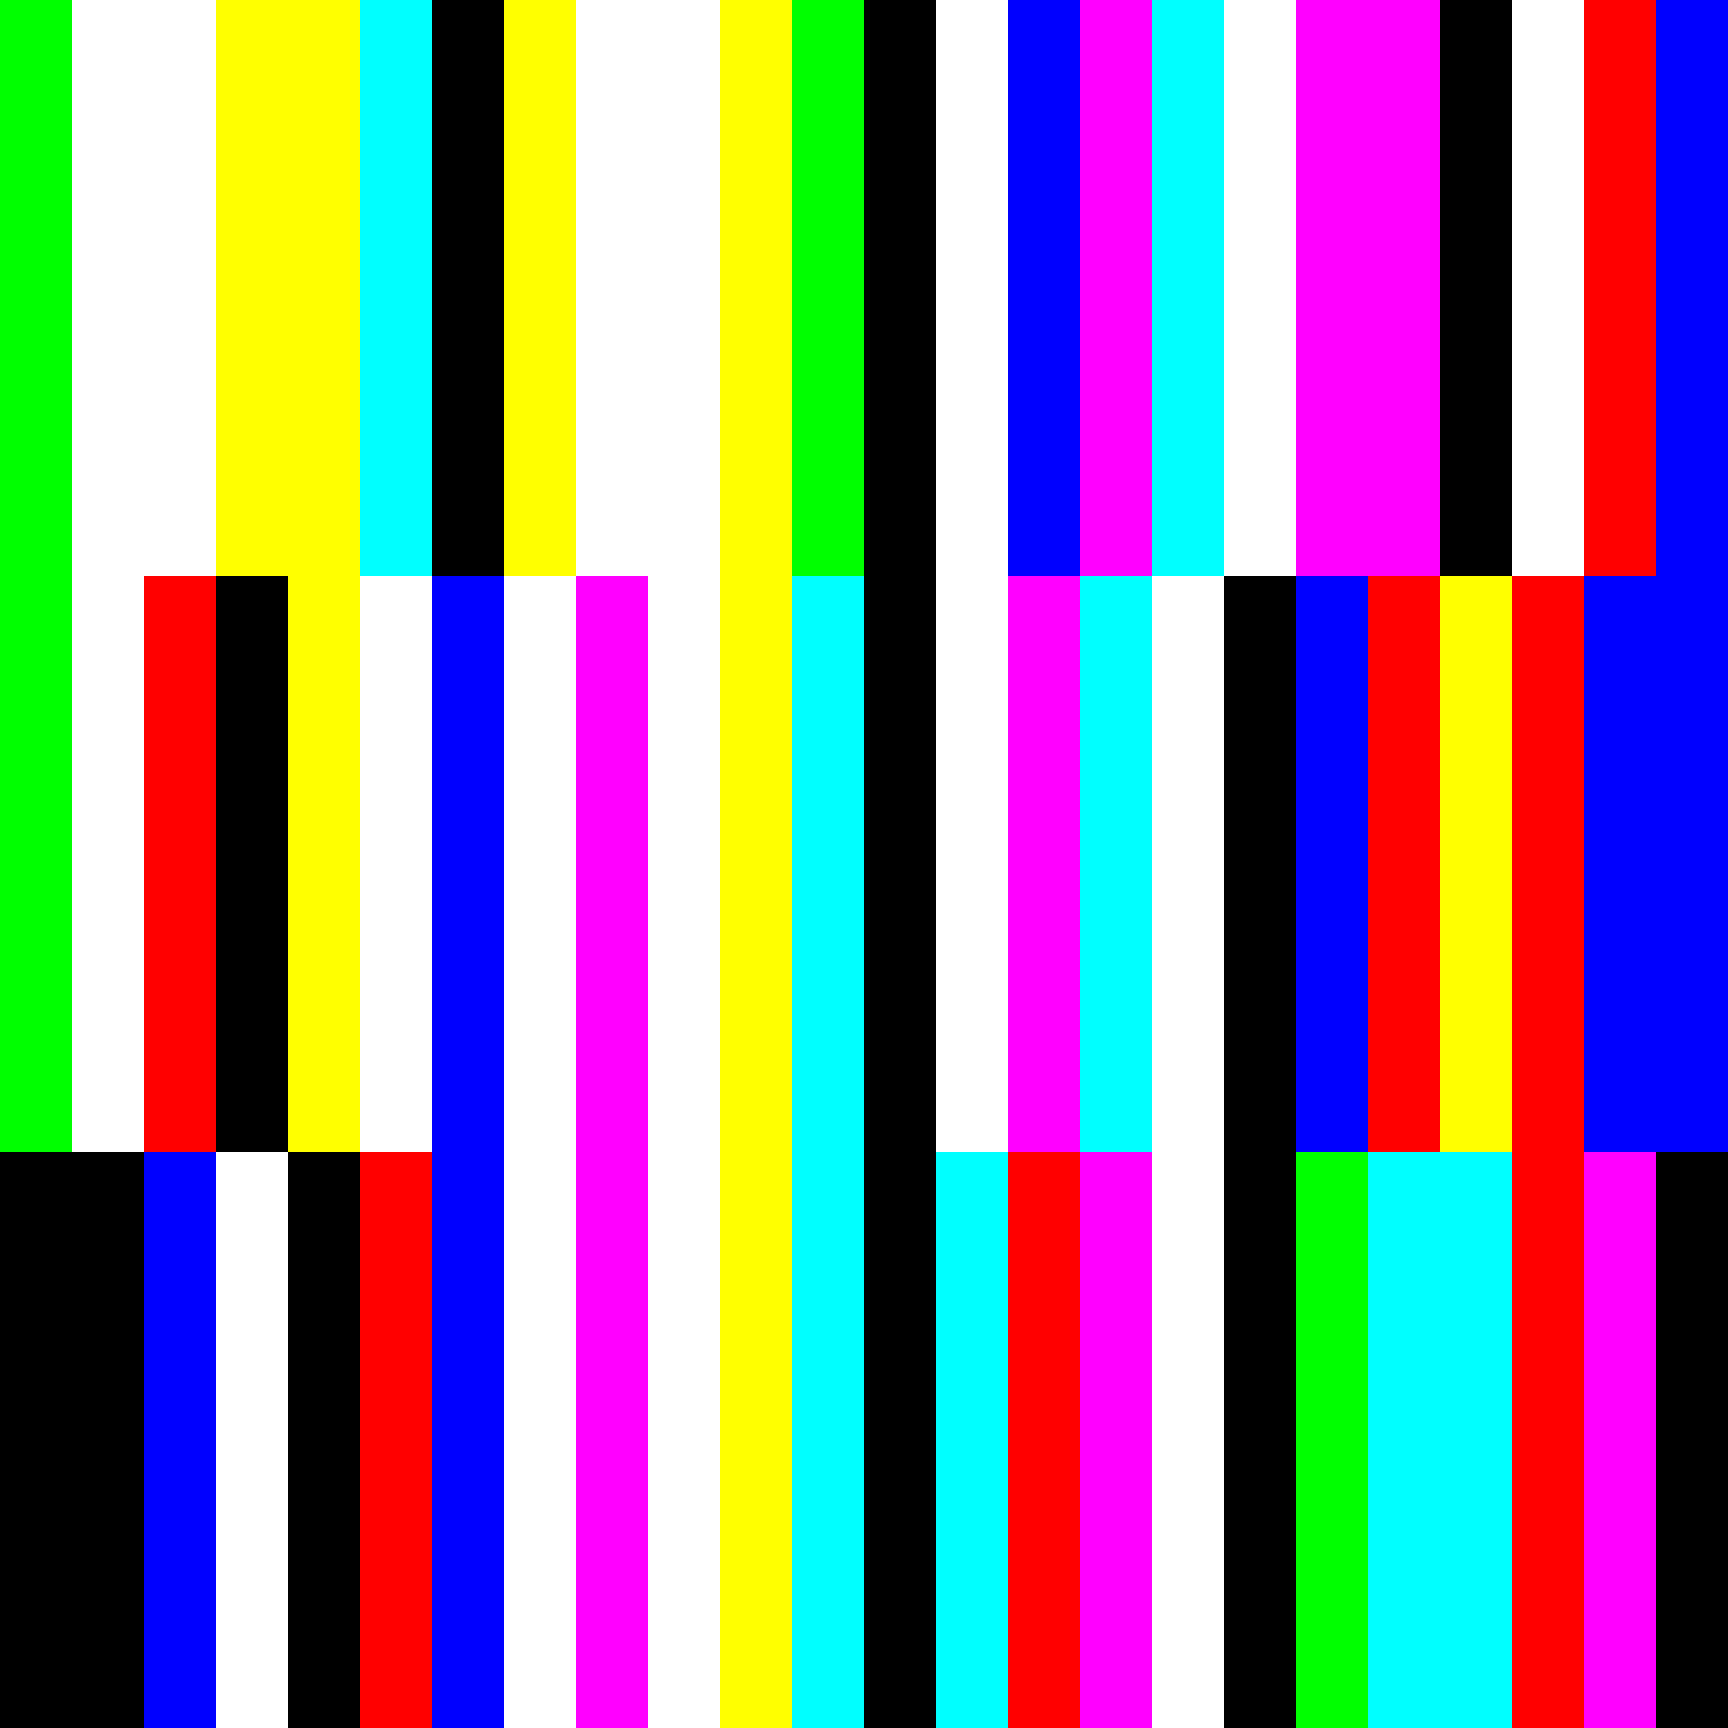

The script that saved this image:
import random

from PIL import Image, ImageDraw, ImageFont

width = 9 * 8
rand = random.SystemRandom(0)

arr = [rand.choice([0, 1]) for _ in range(width)]


def n3transform(data):
    transform = {
        "000": [0, 0, 0],
        "001": [1, 0, 1],
        "010": [1, 0, 0],
        "011": [1, 1, 1],
        "100": [0, 0, 1],
        "101": [1, 1, 0],
        "110": [0, 1, 0],
        "111": [0, 1, 1],
    }
    output = data[:]
    for i in range(0, len(data), 3):
        output[i] = transform[
            str(data[i]) + str(data[i + 1]) + str(data[i + 2])
            ][0]
        output[i + 1] = transform[
            str(data[i]) + str(data[i + 1]) + str(data[i + 2])
            ][1]
        output[i + 2] = transform[
            str(data[i]) + str(data[i + 1]) + str(data[i + 2])
            ][2]
    return output
dataset = []
print(arr)
for j in range(3):
    data = n3transform(arr[:])
    print(data)
    data1, data2, data3 = [], [], []
    for i in range(0, len(data), 3):
        data1.append(data[i])
        data2.append(data[i + 1])
        data3.append(data[i + 2])
    arr = [arr[-1]] + arr[:-1]
    dataset.append(data1 + data2 + data3)
frame = Image.new(
            mode="RGBA",
            size=(width * width // 3, width * width // 3),
            color=(128, 128, 128)
        )
canvas = ImageDraw.Draw(frame)
for i in range(0, width, 3):
    for d in range(len(dataset)):
        fill = (255 * dataset[d][i],
                255 * dataset[d][i + 1],
                255 * dataset[d][i + 2])
        xy = [
            (width * i // 3, width * width // 3 // len(dataset) * d),
            (width * (i // 3 + 1), width * width // 3 // len(dataset) * (d + 1))
        ]
        canvas.rectangle(xy=xy, fill=fill)

frame.save(fp="test.png", format="PNG")
